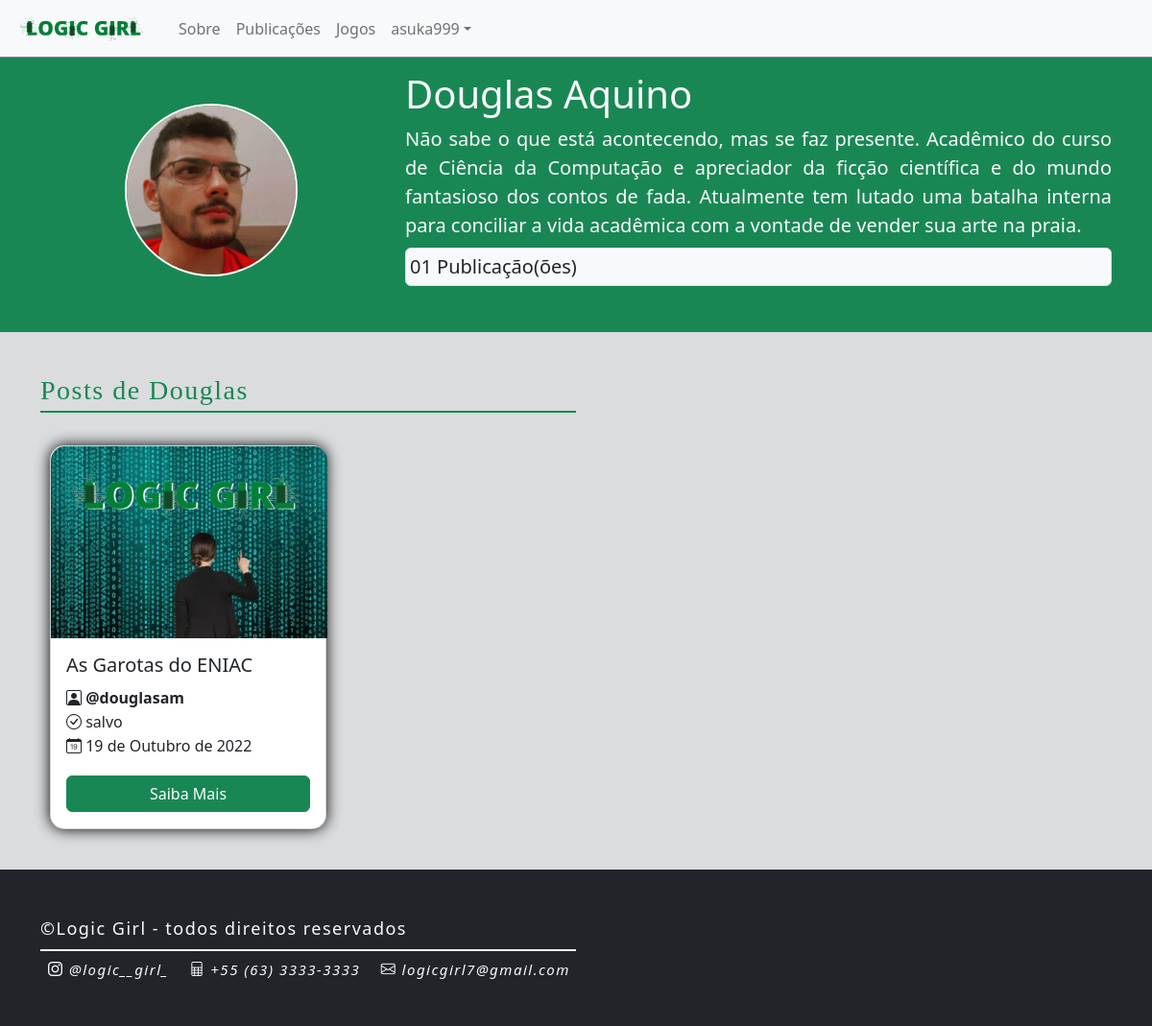
Page /Perfil/douglasam (signed in) on the committed database.
### app_posts/models.py (models this page shows, shortened)
class Usuario(User):
    classes = (
        ("0","Autor"),
        ("1","Editor"),
        ("2","Gerente"),
    )
    classe = models.CharField("Classe do Usuario",max_length=20, choices=classes, null=True, blank=True)
    biografia = models.TextField("Biografia do Usuario",max_length=2000, null=True, blank=True)
    image = models.CharField("Imagem de perfil do Usuario",max_length=10000, null=True, blank=True)
    class Meta:
        verbose_name = "Usuário"
        verbose_name_plural = "Usuários"
    def __str__(self):
        return self.username
    def GetPosts(self):
        return list(Publicacao.objects.filter(autor=self))
    def getQtdPublicacoes(self):
        return len(list(Publicacao.objects.filter(autor=self)))

class Publicacao(models.Model):
    UID = models.CharField("Código UID da publicação", max_length=200, null=True, blank=True)
    titulo = models.CharField("Título da publicação", max_length=150)
    resumo = models.TextField("Resumo da publicação", max_length=500, null=True, blank=True)
    conteudo = models.TextField("Conteúdo [ HTML + Bootstrap ]", max_length=10000, null=True, blank=True)
    autor = models.ForeignKey(Usuario,on_delete=models.CASCADE)
    image = models.CharField("Imagem de perfil do Usuario",max_length=10000, null=True, blank=True)
    data_publicacao = models.DateField("Data de Publicação", null=True, blank=True)
    tipos = (
        ("0","POST"),
        ("1","JOGO"),
    )
    tipo = models.CharField("Tipo da Publicação", max_length=5, choices=tipos, null = True, blank = True, default=tipos[0])
    estados = (
        ("0","salvo"),
        ("1","revisão"),
        ("2","revisado"),
        ("3","publicado"),
    )
    status = models.CharField("Status da Publicação", max_length=15, choices=estados, null = True, blank = True, default=estados[0])
    class Meta:
        verbose_name = "Publicação"
        verbose_name_plural = "Publicações"
    def getStatus(self):
        return self.estados[int(self.status)][1]

### app_posts/views.py (the view)
# urls.py: path('Perfil/<str:user>',Perfil,name="Perfil"),
def Perfil(request, user):
    if Usuario.objects.filter(username = user):
        usu = Usuario.objects.get(username = user)
        edicao = False
        if request.user.is_authenticated:
            if usu.username == request.user.username:
                edicao = True
        return render(request, 'Perfil.html', {
            "title":usu.username,
            "navActive":"Perfil",
            "usuario":usu,
            "edicao": edicao,
            "myposts":usu.GetPosts()
        })
    else:
        return render(request, 'Erro.html', {
            "title":"ERROR",
            "navActive":"ERRO",
            "msg":"'Usuário não encontrado!'"
        })

### app_posts/templates/Perfil.html (shortened to what this page needs)
{% extends 'base.html' %}
{% load static %}
{% block page %}
<div class="container-fluid bg bg-success">
    <div class="container">
        <div class="row py-4 align-items-center">
            <div class="col text-center">
                {% if usuario.image %}
                    <img class="img-perfil" src="{{usuario.image}}">
                {% else %}
                    <img class="img-perfil" src="{% static 'perfil/vazio.jpg' %}">
                {% endif %}
            </div>
            <div class="col-8 text-start">
                <h3 class="fs-1 text-light d-flex flex-column align-items-start justify-content-between">{{usuario.first_name}} {{usuario.last_name}}</h3>
                <p class="text-light d-flex flex-column" style="text-align: justify;">
                    <span class="fs-5">{{usuario.biografia}}</span>
                    <span class="bg bg-light text-dark fs-5 p-1 my-2 rounded border">0{{usuario.getQtdPublicacoes}} Publicação(ões)</span>
                </p>
            </div>
        </div>
    </div>
</div>
<div class="container-fluid bg bg-secondary bg-opacity-25">
    <div class="container py-4">
        <div class="titulo w-100 py-3 d-flex align-items-start flex-column">
            <h3 class="fs-3 py-1 my-0 text-success" style="font-family: fantasy; letter-spacing: 1.5px;">Posts de {{usuario.first_name}}</h3>
            <div class="linha w-50 bg bg-success" style="height: 2px;"></div>
        </div>
        <div class="row py-2 align-items-center">
            {% for p in myposts %}
                <div class="col">
                    <div class="card" style="width: 18rem; border-radius: 15px; height: 400px;">
                        {% if p.image %}
                            <img src="{{p.image}}" class="card-img-top" style="border-radius: 15px 15px 0px 0px;">
                        {% else %}
                            <img src="{% static 'imagens/capa_padrao.png' %}" class="card-img-top" style="border-radius: 15px 15px 0px 0px;">
                        {% endif %}
                        <div class="card-body d-flex flex-column align-items-start justify-content-around">
                            <h5 class="card-title">{{p.titulo}}</h5>
                            <p class="card-text m-0">
                                <b class="m-0 p-0"><i class="bi bi-person-square"></i> @{{p.autor}}</b>
                                <p class="m-0 p-0">
                                    {% if p.status == "0" %}
                                        <i class="bi bi-check-circle"></i>
                                    {% elif p.status == "1" %}
                                        <i class="text-success bi bi-check-circle-fill"></i>
                                    {% elif p.status == "2" %}
                                        <i class="text-warning bi bi-check-circle-fill"></i>
                                    {% elif p.status == "3" %}
                                        <i class="text-success bi bi-clipboard-check-fill"></i>
                                    {% endif %}
                                     {{p.getStatus}}
                                </p>
                                <p class="m-0 p-0"><i class="bi bi-calendar-date"></i> {{ p.data_publicacao }}</p>
                            </p>
                            {% if p.status == "0" and edicao %}
                                <a href="{% url 'EditarPost' p.UID %}" class="btn btn-warning w-100">Editar</a>
                            {% else %}
                                <a href="{% url 'Post' p.UID %}" class="btn btn-success w-100">Saiba Mais</a>
                            {% endif %}
                        </div>
                    </div>
                </div>
            {% endfor %}
        </div>
    </div>
</div>
{% endblock %}

### app_posts/templates/base.html (shortened to what this page needs)
<!doctype html>
{% load static %}
<html lang="pt-br">
  <head>
    <link rel="stylesheet" href="https://cdn.jsdelivr.net/npm/bootstrap-icons@1.9.1/font/bootstrap-icons.css">
    <link href="https://cdn.jsdelivr.net/npm/bootstrap@5.2.2/dist/css/bootstrap.min.css" rel="stylesheet">
</head>
<body>
    <nav class="navbar fixed-top navbar-expand-lg bg-light">
        <div class="container-fluid">
            <a class="navbar-brand" href="{% url 'Home' %}">
                <img src="{% static 'imagens/logo.png' %}" class="img-logo"></a>
            <div class="collapse navbar-collapse" id="navbarNavAltMarkup">
                <div class="navbar-nav">
                    {% if navActive == "Sobre" %}
                        <a class="nav-link active" aria-current="page" href="{% url 'Home' %}">Sobre</a>
                    {% else %}
                        <a class="nav-link" aria-current="page" href="{% url 'Home' %}">Sobre</a>
                    {% endif %}
                    {% if navActive == "Publicacoes" %}
                        <a class="nav-link active" href="{% url 'Publicacoes' %}">Publicações</a>
                    {% else %}
                        <a class="nav-link" href="{% url 'Publicacoes' %}">Publicações</a>
                    {% endif %}
                    {% if navActive == "Jogos" %}
                        <a class="nav-link active" href="{% url 'Jogos' %}">Jogos</a>
                    {% else %}
                        <a class="nav-link" href="{% url 'Jogos' %}">Jogos</a>
                    {% endif %}
                    {% if request.user.is_authenticated %}
                        <li class="nav-item dropdown">
                            <a class="nav-link dropdown-toggle" href="#" role="button" data-bs-toggle="dropdown" aria-expanded="false">
                                {{ request.user.username }}
                            </a>
                        </li>
                    {% else %}
                        <a class="nav-link" href="{% url 'login' %}">
                            <i class="bi bi-box-arrow-in-right"></i>
                            <span>Entrar</span>
                        </a>
                    {% endif %}
                </div>
            </div>
        </div>
    </nav>
    {% block page %}
    {% endblock %}
    <div class="container-fluid bg bg-dark">
        <div class="container py-4">
            <div class="titulo w-100 py-3 d-flex align-items-start flex-column">
                <p class="py-2 my-0 text-light" style="font-size: 18px; letter-spacing: 1.5px;">©Logic Girl - todos direitos reservados</p>
                <div class="linha w-50 bg bg-light" style="height: 2px;"></div>
                <p class="py-2 my-0 text-light" style="font-size: 15px; letter-spacing: 1.5px;">
                    <a class="text-light text-decoration-none mx-2" href="https://www.instagram.com/logic__girl_/"><i class="bi bi-instagram"> @logic__girl_</i></a>
                    <a class="text-light text-decoration-none mx-2" href="#"><i class="bi bi-file-spreadsheet"> +55 (63) 3333-3333</i></a>
                    <a class="text-light text-decoration-none mx-2" href="#"><i class="bi bi-envelope"> logicgirl7@gmail.com</i></a>
                </p>
            </div>
        </div>
    </div>
</body>
</html>

### app_posts/templates/Perfil.html (style rules this page uses)
.img-perfil { width: 180px; height: 180px; border-radius: 50%; border: 2px solid white; object-fit: cover; }

### rows in the picture
Usuario: image (picture), biografia "Não sabe o que está acontecendo, mas se faz presente. Acadêmico do curso de Ciência da Computação e apreciador da ficção científica e do mundo fantasioso dos contos de fada. Atualmente tem lutado uma batalha interna para conciliar a vida acadêmica com a vontade de vender sua arte na praia.", getQtdPublicacoes "1"
Publicacao: titulo "As Garotas do ENIAC", autor "douglasam", getStatus "salvo", data_publicacao "19 de Outubro de 2022", shows "Saiba Mais"

### other values in the picture
{{ request.user.username }} "asuka999"
{{ usuario.first_name }} "Douglas"
{{ usuario.last_name }} "Aquino"
